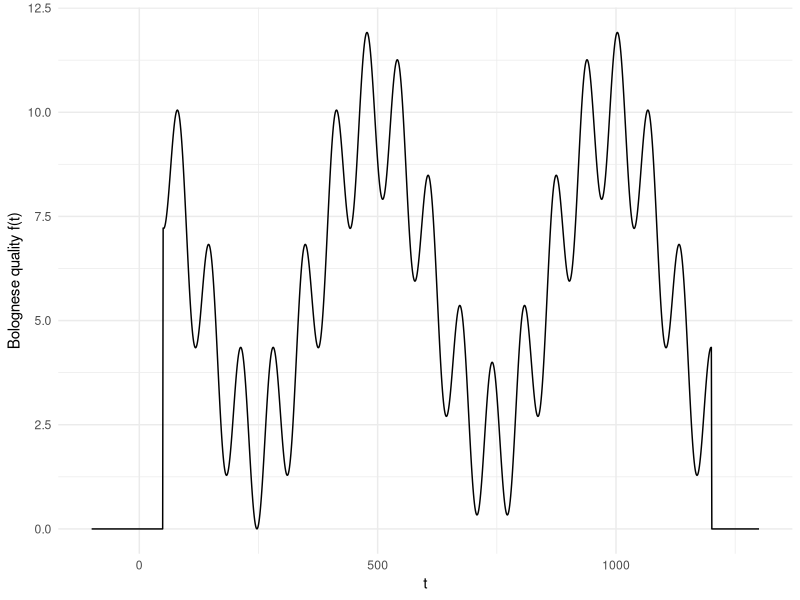

Reproduce this figure in R. (Note: this script raises an error after producing the figure.)
library(ggplot2)
library(scales)
library(nloptr)

# Testing the Bolognese function ------------------------------------------

f<-function(x) { y<-2*sin(0.3*x/pi)+4*cos(0.04*x/pi)+6; y[x<50] <- 0; y[x>1200] <- 0; y}
fp<-function(x, h=1) (f(x+h)-f(x-h))/(2*h)

x <- -100:1300; qplot(x, f(x), geom="line") + ylab("Bolognese quality f(t)") + xlab("t") + theme_minimal()

a<-numeric(100)
retdf<-data.frame(Optim=a, GN_ISRES=a, LN_COBYLA=a, LN_BOBYQA=a, LD_LBFGS=a,
                  LD_AUGLAG_EQ=a, LN_NELDERMEAD=a, NLOPT_LD_AUGLAG=a)
for(i in 1:length(a)){
  # Optim
  aret<-optim(c(sample(-100:1300, 1)), f, method = "SANN", control = list(fnscale=-1, parscale=500), lower = -100, upper=1300)

  # NLOPT_GN_ISRES
  opts <- list("algorithm"="NLOPT_GN_ISRES", "xtol_rel"=1e-8)
  bret<-nloptr(x0 = as.numeric(sample(-100:1300, 1)), eval_f = function(x) -f(x), opts = opts, lb = -100, ub = 1300)

  # NLOPT_LN_COBYLA
  opts <- list("algorithm"="NLOPT_LN_COBYLA", "xtol_rel"=1e-8)
  cret<-nloptr(x0 = as.numeric(sample(-100:1300, 1)), eval_f = function(x) -f(x), opts = opts, lb = -100, ub = 1300)

  # NLOPT_LN_BOBYQA
  opts <- list("algorithm"="NLOPT_LN_BOBYQA", "xtol_rel"=1e-8)
  dret<-nloptr(x0 = as.numeric(sample(-100:1300, 1)), eval_f = function(x) -f(x), opts = opts, lb = -100, ub = 1300)

  # NLOPT_LD_LBFGS
  opts <- list("algorithm"="NLOPT_LD_LBFGS", "xtol_rel"=1e-8)
  eret<-nloptr(x0 = as.numeric(sample(-100:1300, 1)), eval_f = function(x) -f(x),
               eval_grad_f = function(x) (-f(x+1)+f(x-1))/(2*1), opts = opts, lb = -100, ub = 1300)

  # NLOPT_LD_AUGLAG_EQ
  local_opts <- list( "algorithm" = "NLOPT_LD_MMA", "xtol_rel"  = 1.0e-7 )
  opts <- list("algorithm"="NLOPT_LD_AUGLAG_EQ", "xtol_rel"=1e-8, "local_opts" = local_opts)
  fret<-nloptr(x0 = as.numeric(sample(-100:1300, 1)), eval_f = function(x) -f(x),
               eval_grad_f = function(x) (-f(x+1)+f(x-1))/(2*1), opts = opts, lb = -100, ub = 1300)

  # NLOPT_LN_NELDERMEAD
  opts <- list("algorithm"="NLOPT_LN_NELDERMEAD", "xtol_rel"=1e-8)
  gret<-nloptr(x0 = as.numeric(sample(-100:1300, 1)), eval_f = function(x) -f(x), opts = opts, lb = -100, ub = 1300)

  # NLOPT_LD_AUGLAG
  local_opts <- list( "algorithm" = "NLOPT_LD_MMA", "xtol_rel"  = 1.0e-7 )
  opts <- list("algorithm"="NLOPT_LD_AUGLAG", "xtol_rel"=1e-8, "local_opts" = local_opts)
  hret<-nloptr(x0 = as.numeric(sample(-100:1300, 1)), eval_f = function(x) -f(x),
               eval_grad_f = function(x) (-f(x+1)+f(x-1))/(2*1), opts = opts, lb = -100, ub = 1300)

  retdf[i, 1]<-aret$value
  retdf[i, 2]<-bret$objective*-1
  retdf[i, 3]<-cret$objective*-1
  retdf[i, 4]<-dret$objective*-1
  retdf[i, 5]<-eret$objective*-1
  retdf[i, 6]<-fret$objective*-1
  retdf[i, 7]<-gret$objective*-1
  retdf[i, 8]<-hret$objective*-1
}

gather(retdf) %>% ggplot(aes(y=value, x=key, fill=key)) + geom_boxplot() + theme_minimal() + theme(axis.text.x = element_text(angle = 90, hjust = 1))

gather(retdf) %>% ggplot(aes(x=value, fill=key)) + geom_histogram() + theme_minimal()


# Damedia testing comparing to allob --------------------------------------


